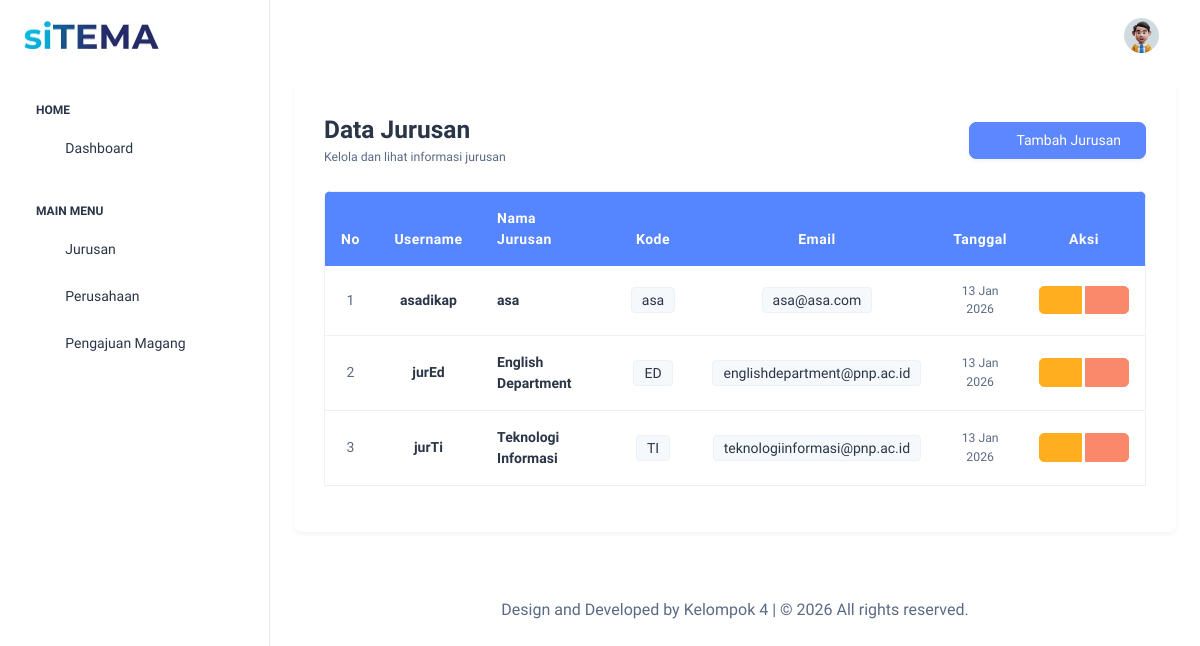
The page /layout/read/data_jurusan.php (signed in) on the database as committed earlier.
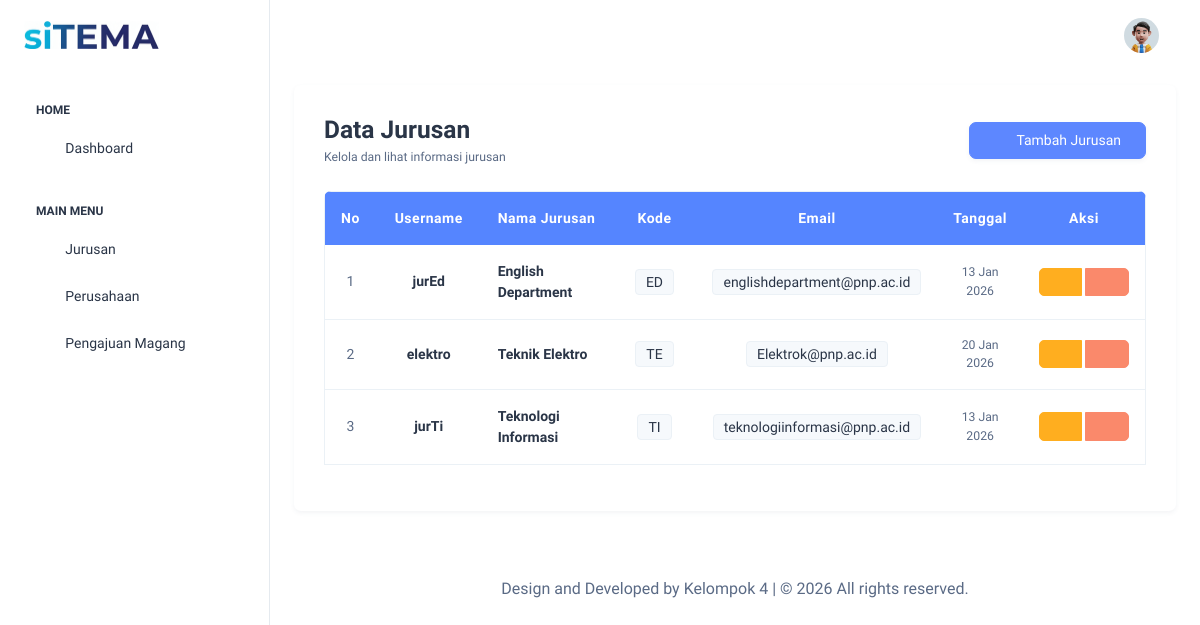
The same page on the database as committed later.
### tables this page shows
CREATE TABLE `jurusan` (
  `id` int(11) NOT NULL,
  `id_user` int(11) NOT NULL,
  `nama_jurusan` varchar(255) NOT NULL,
  `kode_jurusan` varchar(10) NOT NULL,
  `created_at` datetime NOT NULL DEFAULT current_timestamp()
);

CREATE TABLE `users` (
  `id` int(11) NOT NULL,
  `id_roles` int(11) NOT NULL,
  `username` varchar(255) NOT NULL,
  `password` varchar(255) NOT NULL,
  `email` varchar(255) NOT NULL,
  `created_at` datetime NOT NULL DEFAULT current_timestamp(),
  `updated_at` datetime NOT NULL DEFAULT current_timestamp() ON UPDATE current_timestamp()
);

### repository/jurusan.php (called while the page is built, shortened)
<?php
class Jurusan {
    public static function getAll() {
        global $koneksi;
        $sql = "SELECT j.*, u.username, u.email FROM jurusan j
                JOIN users u ON j.id_user = u.id ORDER BY j.nama_jurusan ASC";
        return mysqli_query($koneksi, $sql);
    }
}

### layout/read/data_jurusan.php (the view, shortened to what this page needs)
<?php
include '../../partials/header.php';
$result = Jurusan::getAll();
?>
<div class="container-fluid">
    <div class="card shadow-sm border-0">
        <div class="card-body">
            <div class="d-flex mb-4 justify-content-between align-items-center">
                <div>
                    <h3 class="fw-bolder mb-1 text-dark">Data Jurusan</h3>
                    <p class="text-muted mb-0 small">
                        Kelola dan lihat informasi jurusan
                    </p>
                </div>
                <a href="<?= BASE_URL ?>layout/create/form_tambah_jurusan.php"
                    class="btn btn-primary px-4 shadow-sm fw-bold">
                    <i class="ti ti-plus me-2"></i> Tambah Jurusan
                </a>
            </div>
            <div class="table-responsive rounded-2">
                <table class="table table-hover align-middle border">
                    <thead class="text-white" style="background-color:#5585ff;">
                        <tr>
                            <th class="py-3 text-center" width="5%">No</th>
                            <th class="py-3 text-center" width="15%">Username</th>
                            <th class="py-3" width="25%">Nama Jurusan</th>
                            <th class="py-3 text-center" width="15%">Kode</th>
                            <th class="py-3 text-center" width="20%">Email</th>
                            <th class="py-3 text-center" width="10%">Tanggal</th>
                            <th class="py-3 text-center" width="10%">Aksi</th>
                        </tr>
                    </thead>
                    <tbody class="bg-white">
                        <?php
                        $no = 1;
                        if ($result && mysqli_num_rows($result) > 0):
                            while ($row = mysqli_fetch_assoc($result)):
                        ?>
                                <tr>
                                    <td class="text-center text-muted fw-bold">
                                        <?= $no++; ?>
                                    </td>
                                    <td class="text-center fw-semibold text-dark">
                                        <?= htmlspecialchars($row['username']); ?>
                                    </td>
                                    <td class="fw-semibold text-dark">
                                        <?= htmlspecialchars($row['nama_jurusan']); ?>
                                    </td>
                                    <td class="text-center">
                                        <span class="badge bg-light text-dark border">
                                            <?= htmlspecialchars($row['kode_jurusan'] ?? '-'); ?>
                                        </span>
                                    </td>
                                    <td class="text-center">
                                        <span class="badge bg-light text-dark border">
                                            <?= htmlspecialchars($row['email'] ?? '-'); ?>
                                        </span>
                                    </td>
                                    <td class="text-center text-muted small">
                                        <?= date('d M Y', strtotime($row['created_at'])); ?>
                                    </td>
                                    <td class="text-center">
                                        <div class="btn-group gap-1">
                                            <a href="<?= BASE_URL ?>layout/edit/form_edit_jurusan.php?id=<?= $row['id']; ?>"
                                                class="btn btn-warning btn-sm px-3"
                                                title="Edit">
                                                <i class="ti ti-edit"></i>
                                            </a>
                                            <a href="<?= BASE_URL ?>process/jurusan/delete.php?id=<?= $row['id']; ?>"
                                                class="btn btn-danger btn-sm px-3"
                                                title="Hapus"
                                                onclick="return confirm('Yakin ingin menghapus jurusan ini?')">
                                                <i class="ti ti-trash"></i>
                                            </a>
                                        </div>
                                    </td>
                                </tr>
                            <?php
                            endwhile;
                        endif; ?>
                    </tbody>
                </table>
            </div>
        </div>
    </div>
</div>
<?php include '../../partials/footer.php'; ?>

Rows that differ between the two databases and show on the page:
removed jurusan: id_user.username "asadikap", nama_jurusan "asa", kode_jurusan "asa", id_user.email "asa@asa.com", created_at "13 Jan 2026"
added jurusan: id_user.username "elektro", nama_jurusan "Teknik Elektro", kode_jurusan "TE", id_user.email "Elektrok@pnp.ac.id", created_at "20 Jan 2026"
